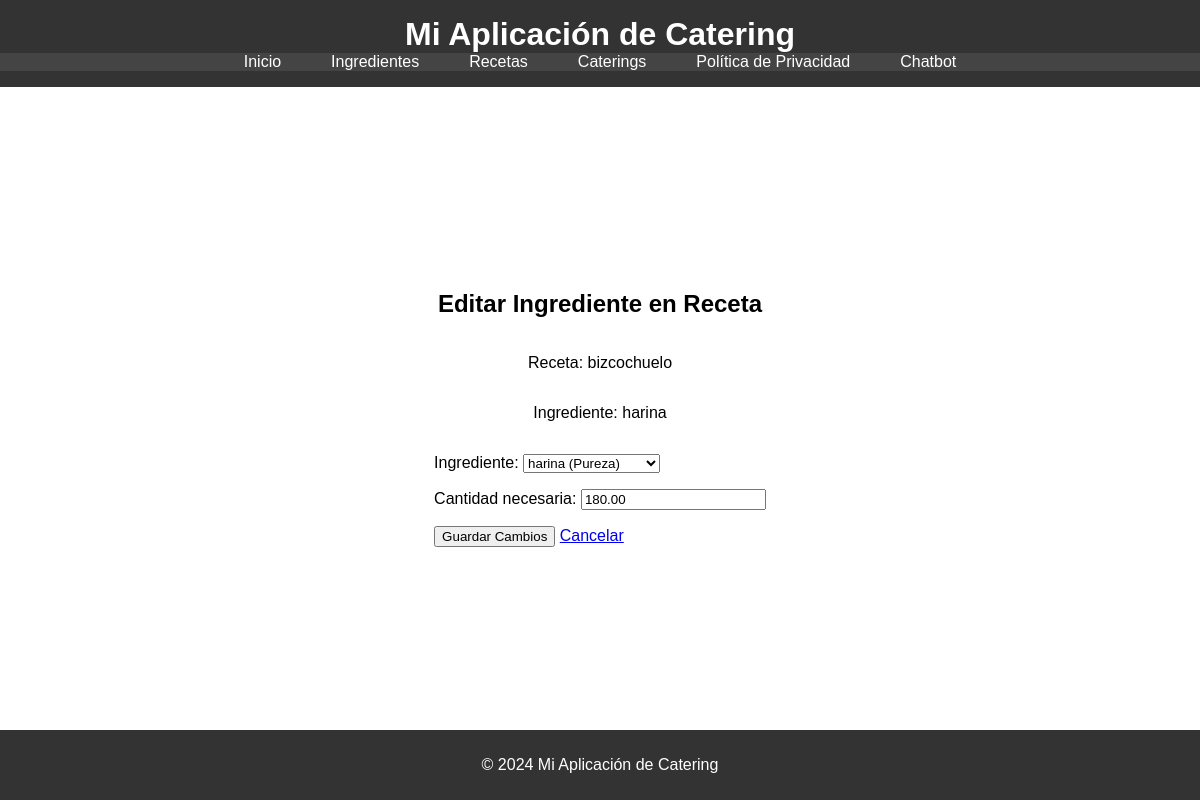
/calculos/recetas/ingredientes/4/editar/, run on the app's committed database.
### calculos/models.py (models this page shows, shortened)
class RecetaIngrediente(models.Model):
    receta = models.ForeignKey(
        Receta, on_delete=models.CASCADE, related_name="ingredientes")
    ingrediente = models.ForeignKey(
        Ingrediente, on_delete=models.CASCADE, related_name="recetas")
    cantidad_necesaria = models.DecimalField(max_digits=10, decimal_places=2)

class Receta(models.Model):
    nombre = models.CharField(max_length=100)
    porciones = models.PositiveIntegerField(default=1)

class Ingrediente(models.Model):
    nombre = models.CharField(max_length=100)
    marca = models.CharField(max_length=50, blank=True, null=True)
    cantidad = models.DecimalField(max_digits=10, decimal_places=2)
    unidad = models.CharField(max_length=100, default='ejemplo: gramos')
    precio = models.DecimalField(max_digits=10, decimal_places=2)
    def __str__(self):
        return f"{self.nombre} ({self.marca})" if self.marca else self.nombre

### calculos/views.py (the view)
# urls.py: path('recetas/ingredientes/<int:pk>/editar/', views.editar_ingrediente_receta, name='editar_ingrediente_receta'),
def editar_ingrediente_receta(request, pk):
    ingrediente_receta = get_object_or_404(RecetaIngrediente, pk=pk)
    if request.method == 'POST':
        form = RecetaIngredienteForm(request.POST, instance=ingrediente_receta)
        if form.is_valid():
            form.save()
            return redirect('lista_ingredientes_receta', receta_id=ingrediente_receta.receta.id)
    else:
        form = RecetaIngredienteForm(instance=ingrediente_receta)
    return render(request, 'calculos/editar_ingrediente_receta.html', {
        'form': form,
        'ingrediente_receta': ingrediente_receta,
    })

### calculos/forms.py
class RecetaIngredienteForm(forms.ModelForm):
    class Meta:
        model = RecetaIngrediente
        fields = ['ingrediente', 'cantidad_necesaria']

### templates/calculos/editar_ingrediente_receta.html (shortened to what this page needs)
{% extends 'base.html' %}
{% block content %}
<h2>Editar Ingrediente en Receta</h2>
<p>Receta: {{ ingrediente_receta.receta.nombre }}</p>
<p>Ingrediente: {{ ingrediente_receta.ingrediente.nombre }}</p>
<form method="post">
    {{ form.as_p }}
    <button type="submit">Guardar Cambios</button>
    <a href="{% url 'editar_receta' ingrediente_receta.receta.pk %}">Cancelar</a>
</form>
{% endblock %}

### static/style.css (style rules this page uses)
body { display: flex; flex-direction: column; min-height: 100vh; margin: 0; font-family: Arial, sans-serif; }

### data on the page
RecetaIngrediente: receta.nombre "bizcochuelo", ingrediente.nombre "harina", ingrediente "harina (Pureza)", cantidad_necesaria "180.00"
